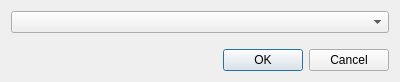
<?xml version="1.0" encoding="UTF-8"?>
<ui version="4.0">
 <class>TestDialog</class>
 <widget class="QDialog" name="TestDialog">
  <property name="geometry">
   <rect>
    <x>0</x>
    <y>0</y>
    <width>400</width>
    <height>82</height>
   </rect>
  </property>
  <property name="windowTitle">
   <string>Испытание РЛС</string>
  </property>
  <layout class="QGridLayout">
   <item row="0" column="0">
    <widget class="CRLSComboBox" name="comboBox"/>
   </item>
   <item row="1" column="0">
    <spacer>
     <property name="orientation">
      <enum>Qt::Vertical</enum>
     </property>
     <property name="sizeHint" stdset="0">
      <size>
       <width>20</width>
       <height>131</height>
      </size>
     </property>
    </spacer>
   </item>
   <item row="2" column="0">
    <widget class="QDialogButtonBox" name="buttonBox">
     <property name="orientation">
      <enum>Qt::Horizontal</enum>
     </property>
     <property name="standardButtons">
      <set>QDialogButtonBox::Cancel|QDialogButtonBox::Ok</set>
     </property>
    </widget>
   </item>
  </layout>
 </widget>
 <customwidgets>
  <customwidget>
   <class>CRLSComboBox</class>
   <extends>QComboBox</extends>
   <header>library/RLS/RLSComboBox.h</header>
  </customwidget>
 </customwidgets>
 <resources/>
 <connections>
  <connection>
   <sender>buttonBox</sender>
   <signal>accepted()</signal>
   <receiver>TestDialog</receiver>
   <slot>accept()</slot>
   <hints>
    <hint type="sourcelabel">
     <x>248</x>
     <y>254</y>
    </hint>
    <hint type="destinationlabel">
     <x>157</x>
     <y>274</y>
    </hint>
   </hints>
  </connection>
  <connection>
   <sender>buttonBox</sender>
   <signal>rejected()</signal>
   <receiver>TestDialog</receiver>
   <slot>reject()</slot>
   <hints>
    <hint type="sourcelabel">
     <x>316</x>
     <y>260</y>
    </hint>
    <hint type="destinationlabel">
     <x>286</x>
     <y>274</y>
    </hint>
   </hints>
  </connection>
 </connections>
</ui>
